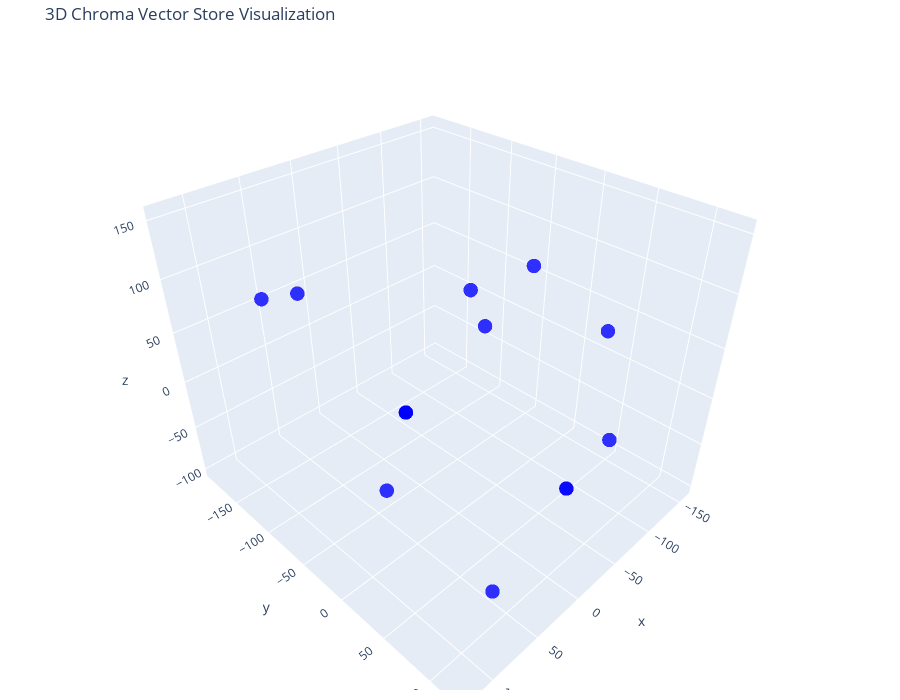

Write notebook code for a chart like this one.
### Code cell
# Let's try 3D!

tsne = TSNE(n_components=3, random_state=42, perplexity=perplexity_value)
reduced_vectors = tsne.fit_transform(vectors)

# Create the 3D scatter plot
fig = go.Figure(data=[go.Scatter3d(
    x=reduced_vectors[:, 0],
    y=reduced_vectors[:, 1],
    z=reduced_vectors[:, 2],
    mode='markers',
    marker=dict(size=5, color="blue", opacity=0.8),
    text=[f"Type: {t}<br>Text: {d[:100]}..." for t, d in zip(doc_types, documents)],
    hoverinfo='text'
)])

fig.update_layout(
    title='3D Chroma Vector Store Visualization',
    scene=dict(xaxis_title='x', yaxis_title='y', zaxis_title='z'),
    width=900,
    height=700,
    margin=dict(r=20, b=10, l=10, t=40)
)

fig.show()

### Figure 1 — Plotly figure (JSON) as saved in the notebook; plotly's stock layout.template omitted (floating-point values rounded to 4 significant figures)
{"data": [{"hoverinfo": "text", "marker": {"color": "blue", "opacity": 0.8, "size": 5}, "mode": "markers", "text": ["Type: Gratco Games<br>Text: GRATCO\nHome\nGames\nApps\nFilms\naFunny.com\nOriginal Site\nContact\nGRATCO\nFrom Dream To Reality\nSHOW ME\nW...", "Type: Gratco Games<br>Text: GRATCO\nHome\nGames\nApps\nFilms\naFunny.com\nOriginal Site\nContact\nGRATCO\nFrom Dream To Reality\nSHOW ME\nW...", "Type: Gratco Games<br>Text: GRATCO\nHome\nGames\nApps\nFilms\naFunny.com\nOriginal Site\nContact\nGRATCO\nFrom Dream To Reality\nSHOW ME\nW...", "Type: File Not Found<br>Text: !\nFile not found (404 error)\nIf you think what you're looking for should be here, please contact the...", "Type: Gratco Productions<br>Text: We are soliciting short \n            scripts to produce, so\nemail us\nyour script.\nThank \n           ...", "Type: Gratco Games<br>Text: GRATCO\nHome\nGames\nApps\nFilms\naFunny.com\nOriginal Site\nContact\nGRATCO\nFrom Dream To Reality\nSHOW ME\nW...", "Type: Gratco Games<br>Text: GRATCO\nHome\nGames\nApps\nFilms\naFunny.com\nOriginal Site\nContact\nGRATCO\nFrom Dream To Reality\nSHOW ME\nW...", "Type: Gratco Games<br>Text: GRATCO\nHome\nGames\nApps\nFilms\naFunny.com\nOriginal Site\nContact\nGRATCO\nFrom Dream To Reality\nSHOW ME\nW...", "Type: Gratco Games<br>Text: GRATCO\nHome\nGames\nApps\nFilms\naFunny.com\nOriginal Site\nContact\nGRATCO\nFrom Dream To Reality\nSHOW ME\nW...", "Type:  About Gratco Productions <br>Text: We are soliciting short \n            scripts to produce, so\nemail us\nyour script.\nGratco Productions...", "Type: Gratco Productions Reference<br>Text: We are soliciting short \n            scripts to produce, so\nemail us\nyour script.\nHere are some grea...", "Type:  About Gratco Productions <br>Text: We are soliciting short \n            scripts to produce, so\nemail us\nyour script.\n\"The Twenty\" Produ...", "Type: Gratco Productions<br>Text: We are soliciting short \n            scripts to produce, so\nemail us\nyour script.\nHere is my motoriz...", "Type: Kill the Messenger Support Site<br>Text: We are soliciting short \n            scripts to produce, so\nemail us\nyour script.\n\"Kill the Messenge...", "Type: Grat's Googly Eyes! Support Site<br>Text: We are soliciting short \n            scripts to produce, so\nemail us\nyour script.\nGrat's Googly Eyes...", "Type: Grat's Slate/Film Clapboard Support Site<br>Text: We are soliciting short \n            scripts to produce, so\nemail us\nyour script.\nGrat's Film Slate/...", "Type: Gratco Games<br>Text: GRATCO\nHome\nGames\nApps\nFilms\naFunny.com\nOriginal Site\nContact\nGRATCO\nFrom Dream To Reality\nSHOW ME\nW...", "Type: Gratco Games<br>Text: GRATCO\nHome\nGames\nApps\nFilms\naFunny.com\nOriginal Site\nContact\nGRATCO\nFrom Dream To Reality\nSHOW ME\nW..."], "type": "scatter3d", "x": [9.865, 9.865, 9.865, 40.74, 61.92, 9.865, 9.865, 9.865, 9.865, -144.0, -26.6, 52.67, 90.92, 123.3, -157.8, -71.44, -85.09, -85.09], "y": [-54.78, -54.78, -54.78, 46.24, 94.75, -54.78, -54.78, -54.78, -54.78, -104.4, 121.3, -190.0, -73.18, 52.71, 28.38, 7.89, 52.62, 52.62], "z": [-19.94, -19.94, -19.94, 153.3, -76.7, -19.94, -19.94, -19.94, -19.94, -24.16, 34.22, 53.43, 122.5, 40.69, 24.07, 113.7, -100.8, -100.8]}], "layout": {"height": 700, "margin": {"b": 10, "l": 10, "r": 20, "t": 40}, "scene": {"xaxis": {"title": {"text": "x"}}, "yaxis": {"title": {"text": "y"}}, "zaxis": {"title": {"text": "z"}}}, "title": {"text": "3D Chroma Vector Store Visualization"}, "width": 900}}
